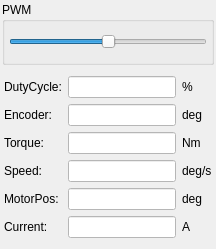
        <widget class="QWidget" name="pagePWM">
         <layout class="QVBoxLayout" name="verticalLayout_9">
          <property name="spacing">
           <number>2</number>
          </property>
          <property name="leftMargin">
           <number>2</number>
          </property>
          <property name="topMargin">
           <number>2</number>
          </property>
          <property name="rightMargin">
           <number>2</number>
          </property>
          <property name="bottomMargin">
           <number>2</number>
          </property>
          <item>
           <widget class="QGroupBox" name="groupBox_11">
            <property name="title">
             <string>PWM</string>
            </property>
            <layout class="QVBoxLayout" name="verticalLayout_161">
             <property name="spacing">
              <number>2</number>
             </property>
             <property name="leftMargin">
              <number>4</number>
             </property>
             <property name="topMargin">
              <number>0</number>
             </property>
             <property name="rightMargin">
              <number>4</number>
             </property>
             <property name="bottomMargin">
              <number>0</number>
             </property>
             <item>
              <widget class="SliderWithTarget" name="sliderPWMOutput">
               <property name="minimumSize">
                <size>
                 <width>0</width>
                 <height>40</height>
                </size>
               </property>
               <property name="baseSize">
                <size>
                 <width>0</width>
                 <height>40</height>
                </size>
               </property>
               <property name="mouseTracking">
                <bool>false</bool>
               </property>
               <property name="styleSheet">
                <string notr="true">margin-top:10px;

</string>
               </property>
               <property name="minimum">
                <number>-50</number>
               </property>
               <property name="maximum">
                <number>50</number>
               </property>
               <property name="orientation">
                <enum>Qt::Horizontal</enum>
               </property>
              </widget>
             </item>
            </layout>
           </widget>
          </item>
          <item>
           <widget class="QWidget" name="widget_22" native="true">
            <layout class="QGridLayout" name="gridLayout_6">
             <property name="leftMargin">
              <number>2</number>
             </property>
             <property name="rightMargin">
              <number>2</number>
             </property>
             <item row="2" column="2">
              <widget class="QLabel" name="labelPWMtrqUnits">
               <property name="text">
                <string>Nm</string>
               </property>
              </widget>
             </item>
             <item row="3" column="1">
              <widget class="QLineEdit" name="editPWMSpeed">
               <property name="maximumSize">
                <size>
                 <width>16777215</width>
                 <height>16777215</height>
                </size>
               </property>
               <property name="styleSheet">
                <string notr="true">background-color: rgb(255, 255, 255); color: rgb(35, 38, 41);</string>
               </property>
               <property name="readOnly">
                <bool>true</bool>
               </property>
              </widget>
             </item>
             <item row="2" column="0">
              <widget class="QLabel" name="labelPWMTorque">
               <property name="text">
                <string>Torque:</string>
               </property>
              </widget>
             </item>
             <item row="2" column="1">
              <widget class="QLineEdit" name="editPWMTorque">
               <property name="maximumSize">
                <size>
                 <width>16777215</width>
                 <height>16777215</height>
                </size>
               </property>
               <property name="styleSheet">
                <string notr="true">background-color: rgb(255, 255, 255); color: rgb(35, 38, 41);</string>
               </property>
               <property name="readOnly">
                <bool>true</bool>
               </property>
              </widget>
             </item>
             <item row="3" column="2">
              <widget class="QLabel" name="labelPWMvelUnits">
               <property name="text">
                <string>deg/s</string>
               </property>
              </widget>
             </item>
             <item row="3" column="0">
              <widget class="QLabel" name="labelPWMSpeed">
               <property name="text">
                <string>Speed:</string>
               </property>
              </widget>
             </item>
             <item row="1" column="0">
              <widget class="QLabel" name="labelPWMJointPos">
               <property name="text">
                <string>Encoder:</string>
               </property>
              </widget>
             </item>
             <item row="0" column="2">
              <widget class="QLabel" name="labelPWMDutyUnits">
               <property name="text">
                <string>%</string>
               </property>
              </widget>
             </item>
             <item row="5" column="1">
              <widget class="QLineEdit" name="editPWMCurrent">
               <property name="styleSheet">
                <string notr="true">background-color: rgb(255, 255, 255); color: rgb(35, 38, 41);</string>
               </property>
               <property name="readOnly">
                <bool>true</bool>
               </property>
              </widget>
             </item>
             <item row="0" column="0">
              <widget class="QLabel" name="labelPWMDuty">
               <property name="text">
                <string>DutyCycle:</string>
               </property>
              </widget>
             </item>
             <item row="1" column="1">
              <widget class="QLineEdit" name="editPWMJointPos">
               <property name="styleSheet">
                <string notr="true">background-color: rgb(255, 255, 255); color: rgb(35, 38, 41);</string>
               </property>
               <property name="readOnly">
                <bool>true</bool>
               </property>
              </widget>
             </item>
             <item row="1" column="2">
              <widget class="QLabel" name="labelPWMposUnits">
               <property name="text">
                <string>deg</string>
               </property>
              </widget>
             </item>
             <item row="0" column="1">
              <widget class="QLineEdit" name="editPWMDuty">
               <property name="styleSheet">
                <string notr="true">background-color: rgb(255, 255, 255); color: rgb(35, 38, 41);</string>
               </property>
              </widget>
             </item>
             <item row="5" column="2">
              <widget class="QLabel" name="labelPWMCurrentUnits">
               <property name="text">
                <string>A</string>
               </property>
              </widget>
             </item>
             <item row="5" column="0">
              <widget class="QLabel" name="labelPWMCurrent">
               <property name="text">
                <string>Current:</string>
               </property>
              </widget>
             </item>
             <item row="4" column="2">
              <widget class="QLabel" name="labelPWMMotorPosUnits">
               <property name="text">
                <string>deg</string>
               </property>
              </widget>
             </item>
             <item row="4" column="0">
              <widget class="QLabel" name="labelPWMMotorPos">
               <property name="text">
                <string>MotorPos:</string>
               </property>
              </widget>
             </item>
             <item row="4" column="1">
              <widget class="QLineEdit" name="editPWMMotorPos">
               <property name="styleSheet">
                <string notr="true">background-color: rgb(255, 255, 255); color: rgb(35, 38, 41);</string>
               </property>
              </widget>
             </item>
            </layout>
           </widget>
          </item>
         </layout>
        </widget>
